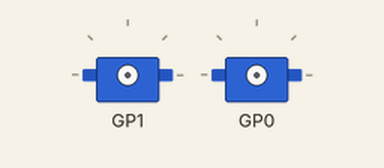
Recording of a program running on a simulated Raspberry Pi Pico running MicroPython. On the bench: 2 × servo. Servo angles are drawn from the pulse width (0.5 ms = 0°, 2.5 ms = 180°).

Above: at 0.15 s.
At 8.56 s:
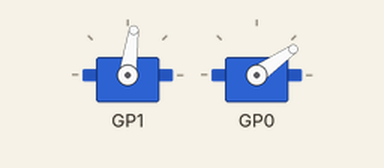
At 17.1 s:
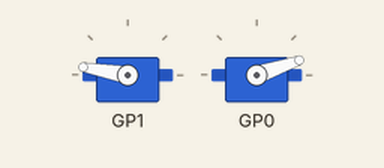
At 39.75 s:
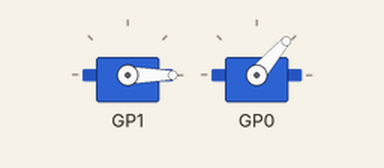
Timing chart, 0 to 40.0 s (numbered marks = the images above):
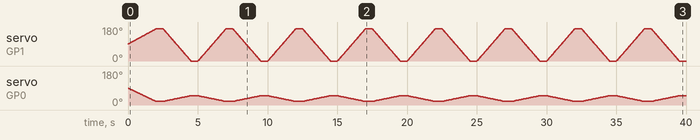

The program:

slow_servo.py
```python
from machine import Timer, Pin, PWM
from time import sleep

def s_update(t):
    for i in Slow_Servo.instancelist:
        i._move()

class Slow_Servo:
    instancelist = []

    def __init__(self,s_pin, pw_min=1600, pw_max=8200, pw_cur=4900):
        self.pwm = PWM(Pin(s_pin))
        self.pwm.freq(50)
        self.pw_min = pw_min
        self.pw_max = pw_max
        self.pw_cur = min(self.pw_max, max(self.pw_min, int(pw_cur)))
        self.pw_des = self.pw_cur
        self.tics_togo = 0
        Slow_Servo.instancelist.append(self)
        if len(Slow_Servo.instancelist) == 1:
            t = Timer(period=10, mode=Timer.PERIODIC,
                    callback=s_update)

    def _move(self):
        if self.tics_togo > 0:
            diff = self.pw_des - self.pw_cur
            self.pw_cur += diff / self.tics_togo
            #print(self.pw_cur)
            self.tics_togo -= 1
            self.pwm.duty_u16(int(self.pw_cur))

    def set_angle(self, angle, move_ms=0):
        angle = min(180, max(0, int(angle)))
        self.pw_des = int((angle - 0) * (self.pw_max - self.pw_min) / (180 - 0) + self.pw_min)
        #print(self.pw_des)
        if move_ms < 0: move_ms = 0
        if move_ms == 0:
            self.tics_togo = 1
        else:
            self.tics_togo = int(move_ms / 10)
# end class--------------
if __name__ == '__main__':
    servo1 = Slow_Servo(1)
    servo2 = Slow_Servo(0)
    try:
        while True:
            servo1.set_angle(170,2000)
            servo2.set_angle(20,2000)
            sleep(2.5)
            servo1.set_angle(1,2000)
            servo2.set_angle(50,2000)
            sleep(2.5)
    except KeyboardInterrupt:
        machine.reset()
```
